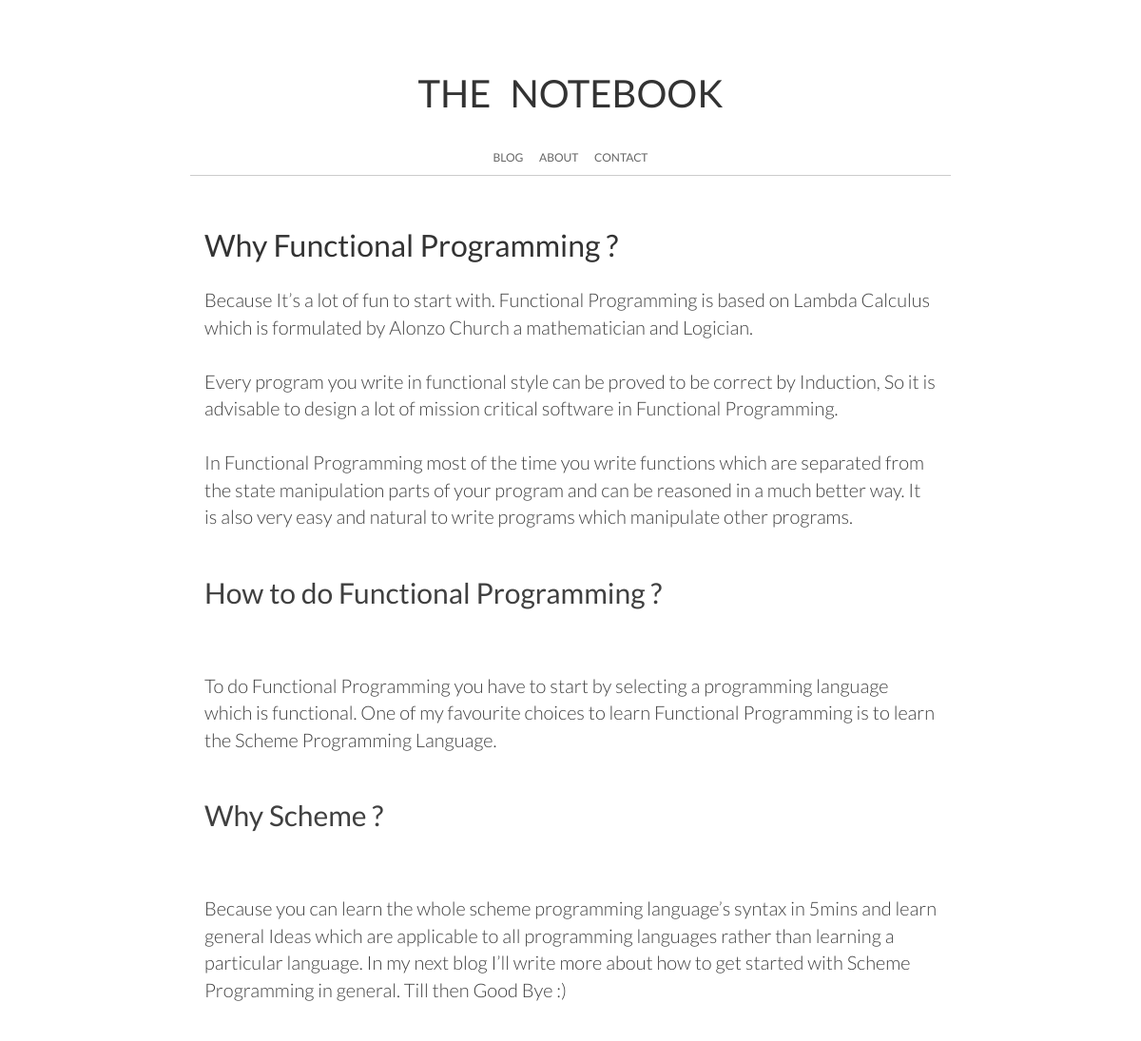
The page /post/30 on the database its author committed.
### tables this page shows
CREATE TABLE "blog" (
	`id`	INTEGER PRIMARY KEY AUTOINCREMENT,
	`title`	TEXT,
	`article`	TEXT,
	`time`	TEXT
);

### server.py (the view)
@app.route('/post/<id>')
def post(id):
	conn = sqlite3.connect('/var/www/FlaskApps/Blog/example.db')
	c = conn.cursor()
	c.execute('SELECT title,article,time FROM blog where id = %s'%id)
	title,article,time = c.fetchone()
	conn.close()
	return render_template('post.html',title = title,article = article)

### templates/post.html (shortened to what this page needs)
{% extends "layout.html" %}
{% block head %}
  {{ super() }}
  <link rel="stylesheet" type="text/css" href="/static/css/post.css">
{% endblock %}
{% block content %}
    <div class="title">{{ title }}</div>
	{% autoescape false %}
	<div class="article">{{ article }}</div><br><br>
    {% endautoescape %}
{% endblock %}

### static/css/index.css (style rules this page uses)
body { font-family: 'Lato'; }
.title { font-weight: 400; font-size: 32px; color: #333; }
.article { font-weight: 300; font-size: 18px; color: #404040; }

### static/css/post.css (style rules this page uses)
.title { font-weight: 400; margin-bottom: 20px; }
.article { font-weight: 300; font-size: 20px; }

### rows shown on the page
blog: title "Why Functional Programming ?", article "Because It’s a lot of fun to start with. Functional Programming is based on Lambda Calculus which is formulated by Alonzo Church a mathematician and Logician. Every program you write in functional style can be proved to be correct by Induction, So it is advisable to design a lot of mission critical software in Functional Programming. In Functional Programming most of the time you write functions which are separated from the state manipulation parts of your program and can be reasoned in a much better way. It is also very easy and natural to write programs which manipulate other programs. How to do Functional Programming ? To do Functional Programming you have to start by selecting a…"
